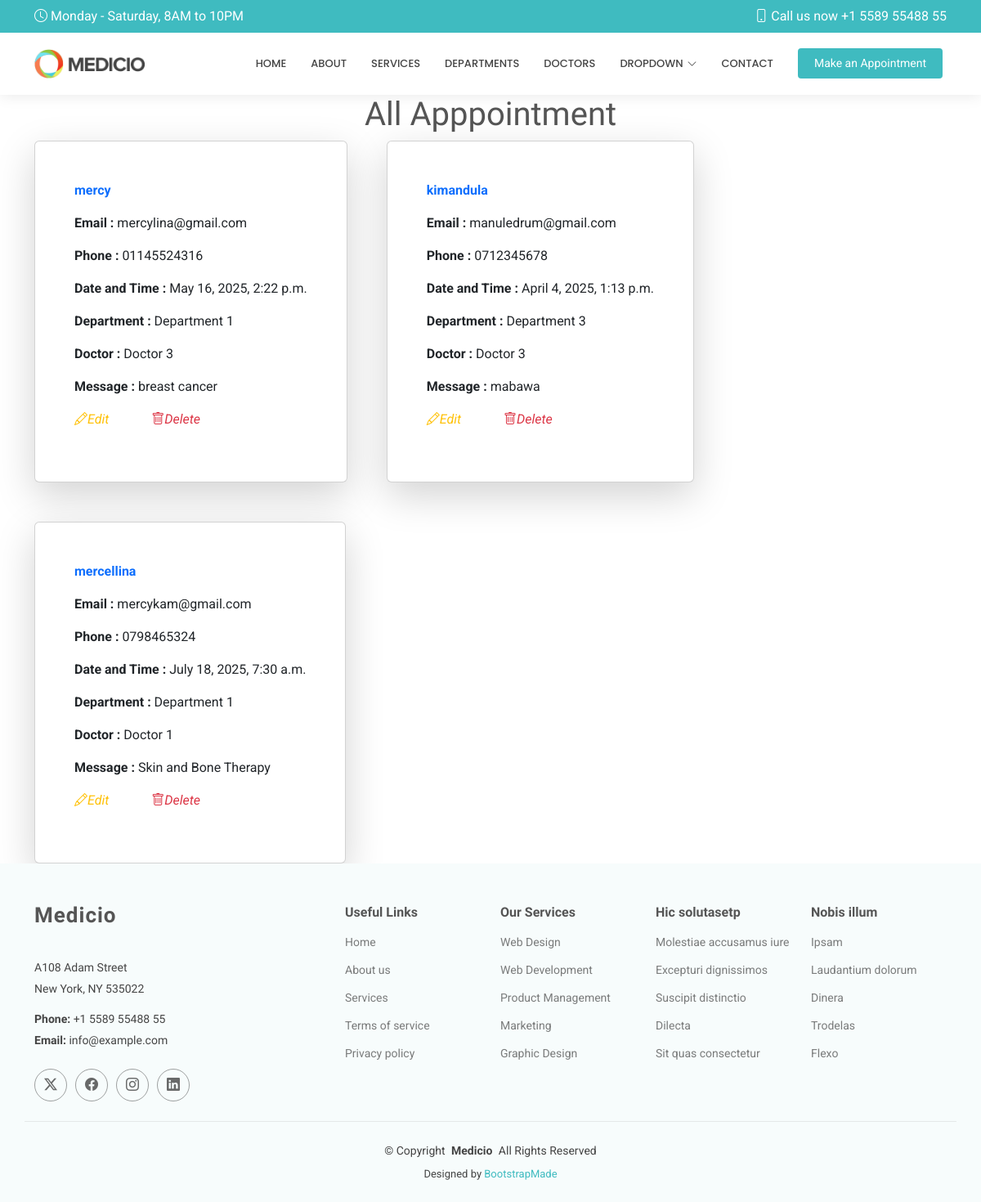
Page /show/ on the committed database.
### Hospitalapp/models.py (models this page shows, shortened)
class Appointment(models.Model):
    name=models.CharField(max_length=100)
    email=models.EmailField()
    phonenumber=models.CharField(max_length=15)
    datetime=models.DateTimeField()
    department=models.CharField(max_length=50)
    doctor=models.CharField(max_length=50)
    message=models.TextField()

### Hospitalapp/views.py (the view)
# urls.py: path('show/', views.show, name='show'),
def show(request):
    all = Appointment.objects.all()
    return render(request,'show.html',{'all':all})

### Templates/show.html (shortened to what this page needs)
{% extends 'starter-page.html' %}
{% load static %}
{% block content %}
	<h1 class="text-center">All Apppointment</h1>
    <div class="d-flex flex-wrap gap-5 container ">
    {% for x in all %}
 	<div class="card w-30 p-5 shadow-lg">
    <p class="fw-bold text-primary">{{ x.name}}</p>
    <p><strong>Email : </strong>  {{ x.email }}</p>
    <p><strong>Phone : </strong>  {{ x.phonenumber }}</p>
    <p><strong>Date and Time : </strong>  {{ x.datetime }}</p>
    <p><strong>Department : </strong>  {{ x.department }}</p>
    <p><strong>Doctor : </strong>  {{ x.doctor }}</p>
    <p><strong>Message : </strong>  {{ x.message }}</p>
    <p>
        <a href="{% url 'edit' x.id %}" class="text-warning me-5">
            <i class="bi bi-pencil">Edit</i>
        </a>
        <a href="/delete/{{ x.id }}" class="text-danger">
            <i class="bi bi-trash">Delete</i>
        </a>
    </p>
    </div>
 {% endfor %}
    </div>
{% endblock %}

### static/assets/css/main.css (style rules this page uses)
:root { --default-font: "Roboto", system-ui, -apple-system, "Segoe UI", Roboto, "Helvetica Neue", Arial, "Noto Sans", "Liberation Sans", sans-serif, "Apple Color Emoji", "Segoe UI Emoji", "Segoe UI Symbol", "Noto Color Emoji"; --heading-font: "Raleway", sans-serif; --nav-font: "Poppins", sans-serif; }
:root { --background-color: #ffffff; --default-color: #444444; --heading-color: #555555; --accent-color: #3fbbc0; --surface-color: #ffffff; --contrast-color: #ffffff; }
:root { --nav-color: #444444; --nav-hover-color: #3fbbc0; --nav-mobile-background-color: #ffffff; --nav-dropdown-background-color: #ffffff; --nav-dropdown-color: #444444; --nav-dropdown-hover-color: #3fbbc0; }
:root { scroll-behavior: smooth; }
body { color: var(--default-color); background-color: var(--background-color); font-family: var(--default-font); }
a { color: var(--accent-color); text-decoration: none; transition: 0.3s; }
h1, h2, h3, h4, h5, h6 { color: var(--heading-color); font-family: var(--heading-font); }

### rows in the picture
Appointment: name "mercy", email "mercylina@gmail.com", phonenumber "01145524316", datetime "May 16, 2025, 2:22 p.m.", department "Department 1", doctor "Doctor 3", message "breast cancer"
Appointment: name "kimandula", email "manuledrum@gmail.com", phonenumber "0712345678", datetime "April 4, 2025, 1:13 p.m.", department "Department 3", doctor "Doctor 3", message "mabawa"
Appointment: name "mercellina", email "mercykam@gmail.com", phonenumber "0798465324", datetime "July 18, 2025, 7:30 a.m.", department "Department 1", doctor "Doctor 1", message "Skin and Bone Therapy"
